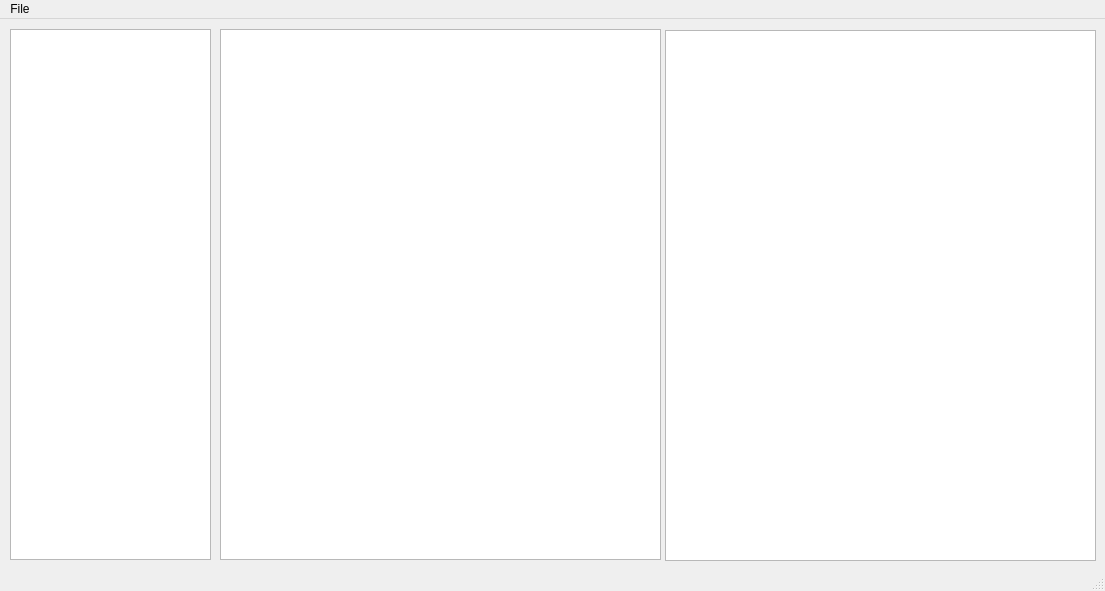
<?xml version="1.0" encoding="UTF-8"?>
<ui version="4.0">
 <class>MainWindow</class>
 <widget class="QMainWindow" name="MainWindow">
  <property name="geometry">
   <rect>
    <x>0</x>
    <y>0</y>
    <width>1105</width>
    <height>591</height>
   </rect>
  </property>
  <property name="windowTitle">
   <string>MainWindow</string>
  </property>
  <widget class="QWidget" name="centralwidget">
   <widget class="QTextEdit" name="note_edit">
    <property name="geometry">
     <rect>
      <x>220</x>
      <y>10</y>
      <width>441</width>
      <height>531</height>
     </rect>
    </property>
   </widget>
   <widget class="QListWidget" name="citation_viewer">
    <property name="geometry">
     <rect>
      <x>10</x>
      <y>10</y>
      <width>201</width>
      <height>531</height>
     </rect>
    </property>
    <property name="editTriggers">
     <set>QAbstractItemView::DoubleClicked|QAbstractItemView::EditKeyPressed|QAbstractItemView::SelectedClicked</set>
    </property>
   </widget>
   <widget class="QTextBrowser" name="textBrowser">
    <property name="geometry">
     <rect>
      <x>665</x>
      <y>11</y>
      <width>431</width>
      <height>531</height>
     </rect>
    </property>
   </widget>
  </widget>
  <widget class="QMenuBar" name="menubar">
   <property name="geometry">
    <rect>
     <x>0</x>
     <y>0</y>
     <width>1105</width>
     <height>25</height>
    </rect>
   </property>
   <widget class="QMenu" name="menuFile">
    <property name="title">
     <string>File</string>
    </property>
    <addaction name="actionSelect_JSON"/>
   </widget>
   <addaction name="menuFile"/>
  </widget>
  <widget class="QStatusBar" name="statusbar"/>
  <action name="actionSelect_JSON">
   <property name="text">
    <string>select JSON</string>
   </property>
  </action>
 </widget>
 <resources/>
 <connections/>
</ui>
